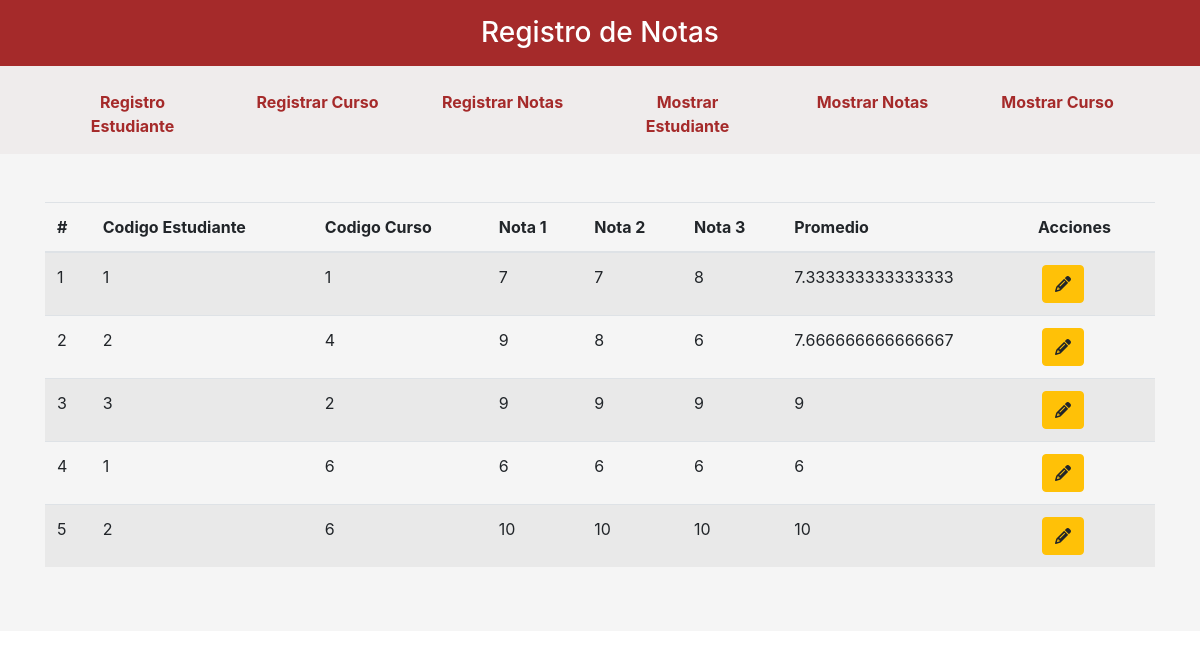
Page /index.php?pagina=InicioNotas on the committed database.
### tables this page shows
CREATE TABLE `nota` (
  `IdNota` int(11) NOT NULL,
  `Nota1` varchar(50) DEFAULT NULL,
  `Nota2` varchar(50) DEFAULT NULL,
  `Nota3` varchar(50) DEFAULT NULL,
  `IdEstudiante` int(11) DEFAULT NULL,
  `IdCurso` int(11) DEFAULT NULL
);

### Controladores/plantilla.controlador.php (called while the page is built)
<?php
Class ControladorPlantilla{
	public function ctrTraerPlantilla(){
		include "Vistas/plantilla.php";
	}
}

### index.php (called while the page is built, shortened)
<?php
require_once "Controladores/plantilla.controlador.php";
require_once "Controladores/notas.controlador.php";
require_once "Controladores/Curso.controlador.php";
require_once "Modelos/notas.modelo.php";
$plantilla = new ControladorPlantilla();
$plantilla -> ctrTraerPlantilla();

### Controladores/notas.controlador.php (called while the page is built, shortened)
<?php
class Controladornotas{
    static public function ctrSeleccionarRegistrosNotas($item, $valor){
		$tabla = "nota";
		$respuesta = ModeloNotas::mdlSeleccionarRegistroNotas($tabla, $item, $valor);
		return $respuesta;
	}
}
?>

### Modelos/conexion.php (called while the page is built)
<?php
class Conexion{
	static public function conectar(){
		$link = new PDO("mysql:host=localhost;dbname=registronotas",
			            "root",
			            "");
		$link->exec("set names utf8");
		return $link;
	}
}

### Modelos/notas.modelo.php (called while the page is built, shortened)
<?php
require_once "conexion.php";
class ModeloNotas{
	static public function mdlSeleccionarRegistroNotas($tabla, $item, $valor){
		if($item == null && $valor == null){
			$stmt = Conexion::conectar()->prepare("SELECT IdNota, Nota1, Nota2, Nota3,((Nota1 + Nota2 + Nota3)/3) AS Promedio, IdEstudiante, IdCurso FROM $tabla ORDER BY IdNota ");
			$stmt->execute();
			return $stmt -> fetchAll();
		}else{
			$stmt = Conexion::conectar()->prepare("SELECT IdNota, Nota1, Nota2, Nota3,((Nota1 + Nota2 + Nota3)/3) AS Promedio, IdEstudiante, IdCurso  FROM $tabla WHERE $item = :$item ORDER BY IdNota ");
			$stmt->bindParam(":".$item, $valor, PDO::PARAM_STR);
			$stmt->execute();
			return $stmt -> fetch();
		}
	}
}

### Vistas/paginas/InicioNotas.php (the view)
<?php
$usuarios = Controladornotas::ctrSeleccionarRegistrosNotas(null, null);
?>
<table class="table table-striped">
	<thead>
		<tr>
			<th>#</th>
			<th>Codigo Estudiante</th>
			<th>Codigo Curso</th>
			<th>Nota 1</th>
            <th>Nota 2</th>
			<th>Nota 3</th>
            <th>Promedio</th>
            <th>Acciones</th>
		</tr>
	</thead>
	<tbody>
	<?php foreach ($usuarios as $key => $value): ?>
		<tr>
			<td><?php echo ($key+1); ?></td>
			<td><?php echo $value["IdEstudiante"]; ?></td>
			<td><?php echo $value["IdCurso"]; ?></td>
			<td><?php echo $value["Nota1"]; ?></td>
            <td><?php echo $value["Nota2"]; ?></td>
            <td><?php echo $value["Nota3"]; ?></td>
            <td><?php echo $value["Promedio"]; ?></td>
			<td>
			<div class="btn-group">
				<div class="px-1">
				<a href="index.php?pagina=editarNotas&IdNota=<?php echo $value["IdNota"]; ?>" class="btn btn-warning"><i class="fas fa-pencil-alt"></i></a>
				</div>
			</div>
			</td>
		</tr>
	<?php endforeach ?>
	</tbody>
</table>

### rows in the picture
nota: IdEstudiante "1", IdCurso "1", Nota1 "7", Nota2 "7", Nota3 "8", Promedio "7.333333333333333"
nota: IdEstudiante "2", IdCurso "4", Nota1 "9", Nota2 "8", Nota3 "6", Promedio "7.666666666666667"
nota: IdEstudiante "3", IdCurso "2", Nota1 "9", Nota2 "9", Nota3 "9", Promedio "9"
nota: IdEstudiante "1", IdCurso "6", Nota1 "6", Nota2 "6", Nota3 "6", Promedio "6"
nota: IdEstudiante "2", IdCurso "6", Nota1 "10", Nota2 "10", Nota3 "10", Promedio "10"
